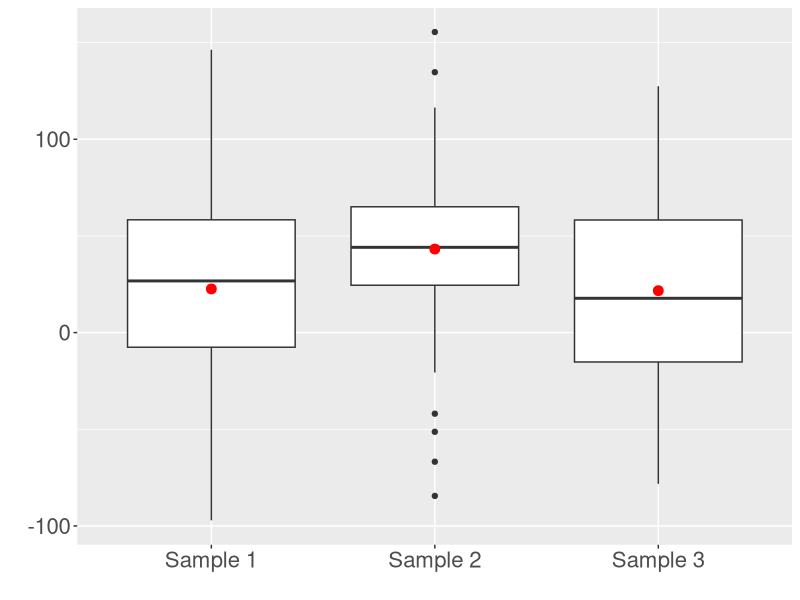
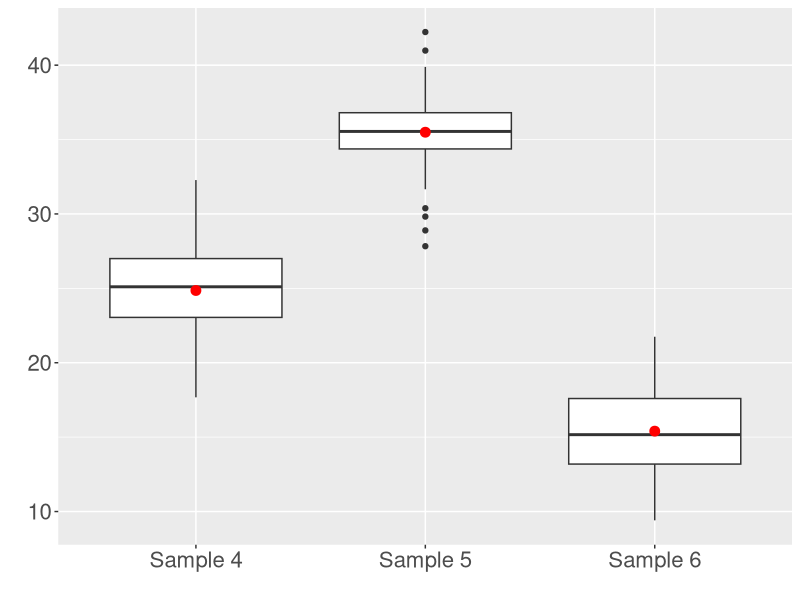
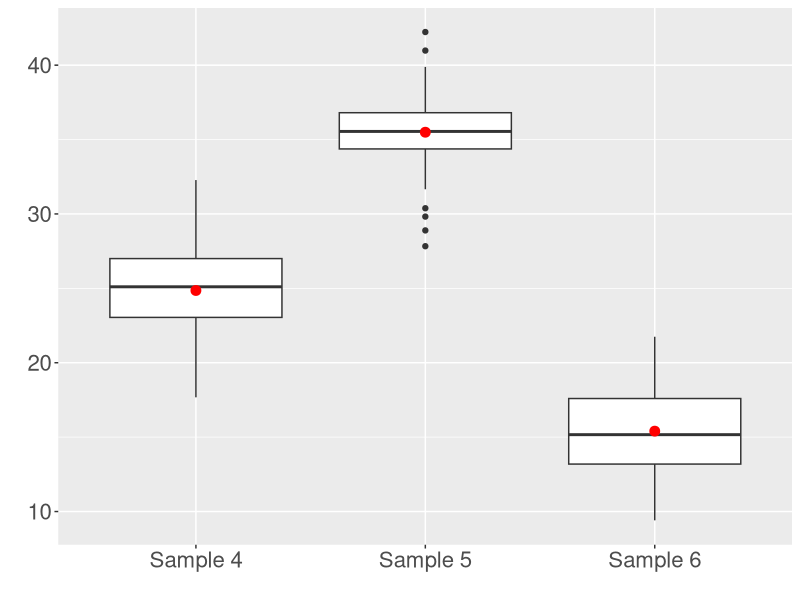
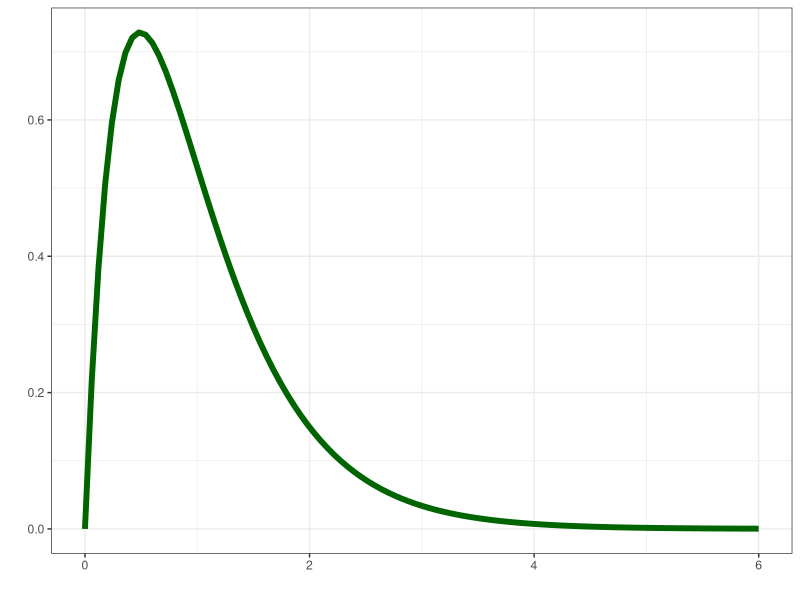
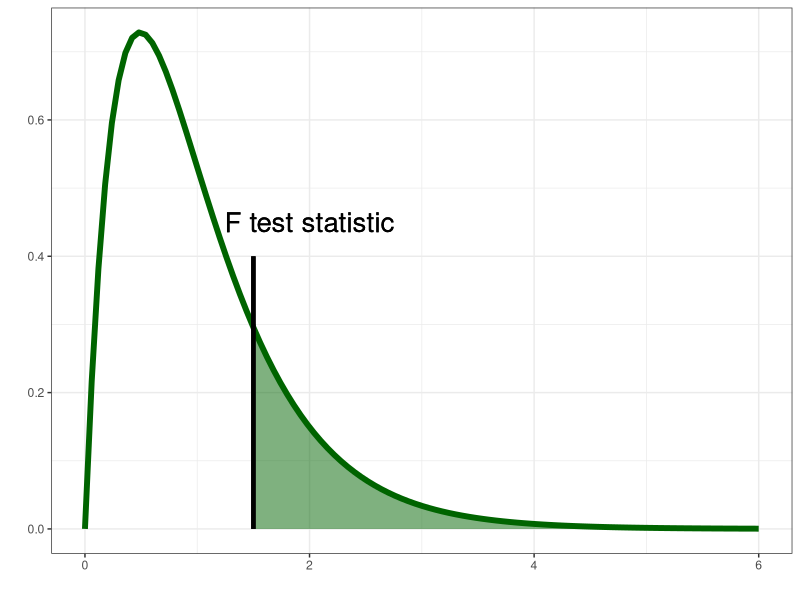

The R source for these figures, in order:
## ---- chunk 1
library(tidyverse)
## ---- chunk 2
#| fig-height: 3
set.seed(1893249793)

mu_1 <- 25
mu_2 <- 35
mu_3 <- 15

s_1 <- 50
s_2 <- 3

samp1 <- rnorm(50, mu_1, s_1)
samp2 <- rnorm(50, mu_2, s_1)
samp3 <- rnorm(50, mu_3, s_1)

plot1_dat <- data.frame("sample" = c(rep("Sample 1", 50), rep("Sample 2", 50), rep("Sample 3", 50)),
                        "data" = c(samp1, samp2, samp3))

plot1 <- ggplot(plot1_dat, aes(x = sample, y = data)) + 
  geom_boxplot() + 
  stat_summary(fun.y=mean, geom="point", color = "red", size=3) +
  labs(x = "", y = "") + 
  theme(axis.text = element_text(size = 16))

plot1

## ---- chunk 3
#| fig-height: 3
set.seed(1893249793)

samp4 <- rnorm(50, mu_1, s_2)
samp5 <- rnorm(50, mu_2, s_2)
samp6 <- rnorm(50, mu_3, s_2)

plot2_dat <- data.frame("sample" = c(rep("Sample 4", 50), rep("Sample 5", 50), rep("Sample 6", 50)),
                        "data" = c(samp4, samp5, samp6))

plot2 <- ggplot(plot2_dat, aes(x = sample, y = data)) + 
  geom_boxplot() + 
  stat_summary(fun.y=mean, geom="point", color = "red", size=3) +
  labs(x = "", y = "") + 
  theme(axis.text = element_text(size = 16))

plot2
## ---- chunk 4
#| fig-height: 3
plot2
## ---- chunk 5
ggplot(data = data.frame(x = c(0, 6)), aes(x)) +
  stat_function(fun = df, n = 101, args = list(df1 = 4, df2=98), color = "darkgreen", linewidth = 2) + 
  ylab("") +
  xlab("") + 
  theme_bw() 
## ---- chunk 6
#| fig-height: 3
ggplot(data = data.frame(x = c(0, 6)), aes(x)) +
  stat_function(fun = df, n = 101, args = list(df1 = 4, df2=98), color = "darkgreen", linewidth = 2) + 
  ylab("") +
  xlab("") + 
  theme_bw() +
  geom_area(stat = "function", 
            fun = df,
            args = list(df1 = 4, df2=98),
            fill = "darkgreen", 
            alpha = .5,
            xlim = c(1.5, 6)) + 
  geom_segment(aes(x = 1.5, y = 0, xend = 1.5, yend = 0.4), 
               size = 1.5) + 
  geom_text(x=2, y=0.45, label="F test statistic", size =7)
